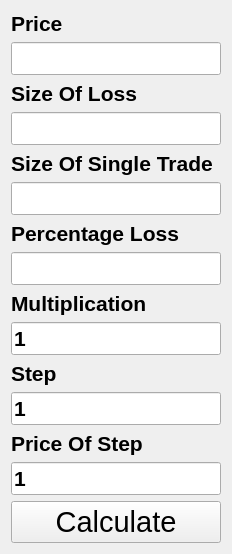
     <widget class="QWidget" name="page_13">
      <property name="font">
       <font>
        <pointsize>16</pointsize>
        <bold>true</bold>
       </font>
      </property>
      <layout class="QVBoxLayout" name="verticalLayout_30">
       <item>
        <layout class="QVBoxLayout" name="verticalLayout_12">
         <item>
          <widget class="QLabel" name="label_50">
           <property name="text">
            <string>Price</string>
           </property>
          </widget>
         </item>
         <item>
          <widget class="QLineEdit" name="lineEdit_43">
           <property name="maxLength">
            <number>6</number>
           </property>
          </widget>
         </item>
         <item>
          <widget class="QLabel" name="label_51">
           <property name="text">
            <string>Size Of Loss</string>
           </property>
          </widget>
         </item>
         <item>
          <widget class="QLineEdit" name="lineEdit_44">
           <property name="maxLength">
            <number>6</number>
           </property>
          </widget>
         </item>
         <item>
          <widget class="QLabel" name="label_52">
           <property name="text">
            <string>Size Of Single Trade</string>
           </property>
          </widget>
         </item>
         <item>
          <widget class="QLineEdit" name="lineEdit_45">
           <property name="maxLength">
            <number>6</number>
           </property>
          </widget>
         </item>
         <item>
          <widget class="QLabel" name="label_53">
           <property name="text">
            <string>Percentage Loss</string>
           </property>
          </widget>
         </item>
         <item>
          <widget class="QLineEdit" name="lineEdit_46">
           <property name="maxLength">
            <number>6</number>
           </property>
          </widget>
         </item>
         <item>
          <widget class="QLabel" name="label_54">
           <property name="text">
            <string>Multiplication</string>
           </property>
          </widget>
         </item>
         <item>
          <widget class="QLineEdit" name="lineEdit_47">
           <property name="text">
            <string>1</string>
           </property>
           <property name="maxLength">
            <number>6</number>
           </property>
          </widget>
         </item>
         <item>
          <widget class="QLabel" name="label_55">
           <property name="text">
            <string>Step</string>
           </property>
          </widget>
         </item>
         <item>
          <widget class="QLineEdit" name="lineEdit_48">
           <property name="enabled">
            <bool>true</bool>
           </property>
           <property name="text">
            <string>1</string>
           </property>
           <property name="maxLength">
            <number>6</number>
           </property>
          </widget>
         </item>
         <item>
          <widget class="QLabel" name="label_73">
           <property name="text">
            <string>Price Of Step</string>
           </property>
          </widget>
         </item>
         <item>
          <widget class="QLineEdit" name="lineEdit_59">
           <property name="enabled">
            <bool>true</bool>
           </property>
           <property name="text">
            <string>1</string>
           </property>
           <property name="maxLength">
            <number>6</number>
           </property>
          </widget>
         </item>
         <item>
          <widget class="QPushButton" name="pushButton_24">
           <property name="font">
            <font>
             <pointsize>22</pointsize>
             <bold>false</bold>
            </font>
           </property>
           <property name="text">
            <string>Calculate</string>
           </property>
          </widget>
         </item>
        </layout>
       </item>
      </layout>
     </widget>
